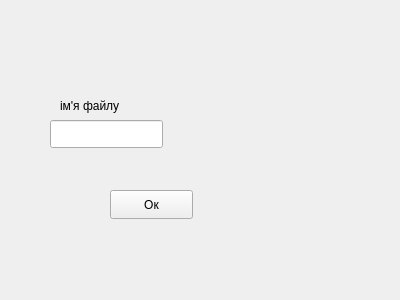
<?xml version="1.0" encoding="UTF-8"?>
<ui version="4.0">
 <class>readfile</class>
 <widget class="QWidget" name="readfile">
  <property name="geometry">
   <rect>
    <x>0</x>
    <y>0</y>
    <width>400</width>
    <height>300</height>
   </rect>
  </property>
  <property name="windowTitle">
   <string>Form</string>
  </property>
  <widget class="QLabel" name="label">
   <property name="geometry">
    <rect>
     <x>60</x>
     <y>90</y>
     <width>161</width>
     <height>31</height>
    </rect>
   </property>
   <property name="text">
    <string>ім'я файлу</string>
   </property>
  </widget>
  <widget class="QLineEdit" name="lineEdit">
   <property name="geometry">
    <rect>
     <x>50</x>
     <y>120</y>
     <width>113</width>
     <height>28</height>
    </rect>
   </property>
  </widget>
  <widget class="QPushButton" name="pushButton">
   <property name="geometry">
    <rect>
     <x>110</x>
     <y>190</y>
     <width>83</width>
     <height>29</height>
    </rect>
   </property>
   <property name="text">
    <string>Ок</string>
   </property>
  </widget>
 </widget>
 <resources/>
 <connections/>
</ui>
